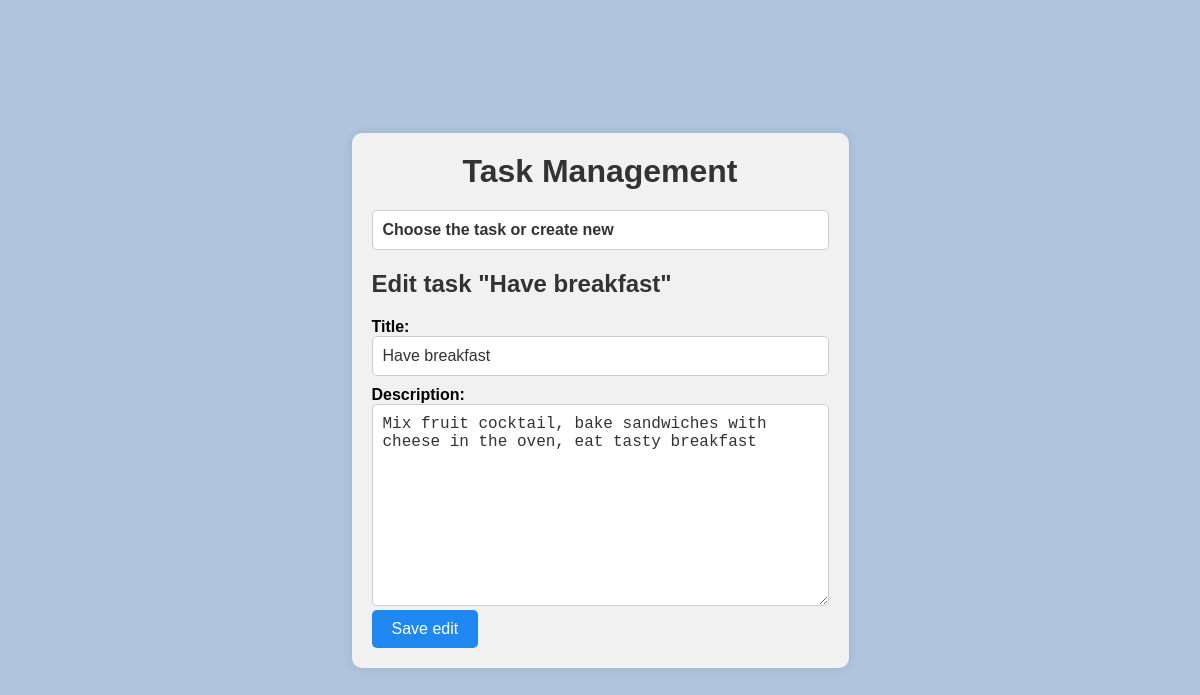
The page /task2/edit/1 on the database its author committed.
### task2/models.py (models this page shows)
class Task(models.Model):
    title = models.CharField(max_length=100, unique=True)
    description = models.TextField()

### task2/views.py (the view)
# urls.py: path('task2/edit/<int:task_id>', edit, name='task2_edit'),
def edit(request, task_id):
    task_inst = get_object_or_404(Task, id=task_id)
    if request.method == 'POST':
        form = TaskForm(data=request.POST, instance=task_inst)
        if form.is_valid():
            form.save()
            messages.success(request, f'Task "{task_inst.title}" has been successfully edited')
            return redirect('task2_create')
    else:
        form = TaskForm(instance=task_inst)
    context = {
        'form': form,
        'tasks': Task.objects.all().order_by('-id'),
        'task_inst': task_inst,
    }
    return render(request, 'edit.html', context)

### task2/forms.py (shortened to what this page needs)
class TaskForm(forms.ModelForm):
    class Meta:
        model = Task
        fields = ['title', 'description']

### task2/templates/edit.html (shortened to what this page needs)
{% extends 'create.html' %}
{% block req_form %}
    <h2>Edit task "{{ task_inst.title }}"</h2>
    <form class="task-form" action="{% url 'task2_edit' task_inst.id %}" method="post">
        {% for field in form %}
                <div>
                    {{ field.label_tag }}
                {{ field }}
                </div>
            {% endfor %}
        <button class="save-btn" type="submit">Save edit</button>
    </form>
{% endblock %}

### static/task2.css (style rules this page uses)
html, body, h1, h2, h3, h4, h5, h6, p, ol, ul, li { margin: 0; padding: 0; }
body { font-family: Arial, sans-serif; background-color: #B0C4DE; display: flex; justify-content: center; align-items: center; height: 100vh; margin: 0; padding: 0; }
.task-form { margin-top: 20px; }
.task-form label { display: block; font-size: 16px; font-weight: bold; margin-top: 10px; }
.task-form input[type="text"], .task-form textarea { width: 100%; font-size: 16px; padding: 10px; border: 1px solid #ccc; border-radius: 5px; color: #333; background-color: #fff; transition: border-color 0.3s ease-in-out; padding-right: 30px; box-sizing: border-box; }
.save-btn { font-size: 16px; padding: 10px 20px; background-color: #5c9be1; color: #fff; border: none; border-radius: 5px; cursor: pointer; transition: background-color 0.3s ease-in-out; }
h2 { font-size: 24px; margin-top: 20px; margin-bottom: 10px; color: #333; }
.save-btn { background-color: #1e87f0; }

### rows shown on the page
Task: title "Have breakfast", form "Have breakfast" "Mix fruit cocktail, bake sandwiches with cheese in the oven, eat tasty breakfast"

### other values the page prints
{{ field.label_tag }} "Title:" "Description:"
